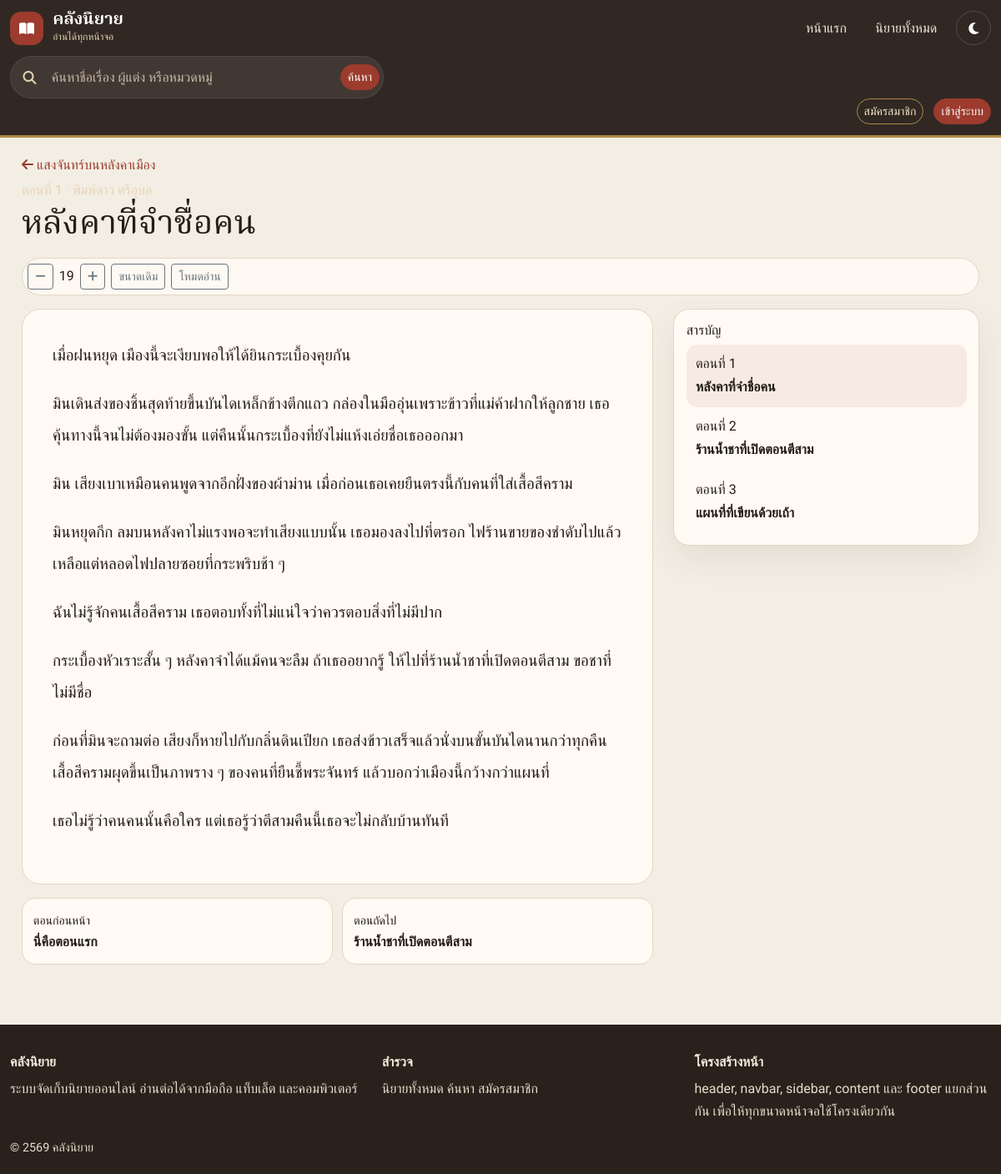
Page /index.php?page=read&slug=moonlight-roof&chapter=1 on the committed database.
### tables this page shows
CREATE TABLE novels (
    id INT UNSIGNED NOT NULL AUTO_INCREMENT,
    title VARCHAR(200) NOT NULL,
    slug VARCHAR(220) NOT NULL,
    author_name VARCHAR(120) NOT NULL,
    category_id INT UNSIGNED NOT NULL,
    synopsis TEXT NOT NULL,
    cover_image VARCHAR(255) DEFAULT NULL,
    status ENUM('ongoing', 'completed', 'hiatus') NOT NULL DEFAULT 'ongoing',
    is_published TINYINT(1) NOT NULL DEFAULT 1,
    view_count INT UNSIGNED NOT NULL DEFAULT 0,
    created_by INT UNSIGNED DEFAULT NULL,
    created_at DATETIME NOT NULL DEFAULT CURRENT_TIMESTAMP,
    updated_at DATETIME NOT NULL DEFAULT CURRENT_TIMESTAMP ON UPDATE CURRENT_TIMESTAMP,
    PRIMARY KEY (id),
    UNIQUE KEY uq_novels_slug (slug),
    KEY idx_novels_category (category_id),
    KEY idx_novels_pub_updated (is_published, updated_at),
    CONSTRAINT fk_novels_category FOREIGN KEY (category_id) REFERENCES categories (id) ON UPDATE CASCADE ON DELETE RESTRICT,
    CONSTRAINT fk_novels_user FOREIGN KEY (created_by) REFERENCES users (id) ON UPDATE CASCADE ON DELETE SET NULL
);

CREATE TABLE chapters (
    id INT UNSIGNED NOT NULL AUTO_INCREMENT,
    novel_id INT UNSIGNED NOT NULL,
    chapter_number INT UNSIGNED NOT NULL,
    title VARCHAR(200) NOT NULL,
    content LONGTEXT NOT NULL,
    is_published TINYINT(1) NOT NULL DEFAULT 1,
    view_count INT UNSIGNED NOT NULL DEFAULT 0,
    created_at DATETIME NOT NULL DEFAULT CURRENT_TIMESTAMP,
    updated_at DATETIME NOT NULL DEFAULT CURRENT_TIMESTAMP ON UPDATE CURRENT_TIMESTAMP,
    PRIMARY KEY (id),
    UNIQUE KEY uq_chapter_number (novel_id, chapter_number),
    CONSTRAINT fk_chapters_novel FOREIGN KEY (novel_id) REFERENCES novels (id) ON UPDATE CASCADE ON DELETE CASCADE
);

### includes/library.php (called while the page is built, shortened)
<?php
function novel_select_sql(): string
{
    return 'SELECT n.id, n.title, n.slug, n.author_name, n.category_id, n.synopsis, n.cover_image,
                   n.status, n.is_published, n.view_count, n.created_by, n.created_at, n.updated_at,
                   c.name AS category_name, c.slug AS category_slug, c.icon AS category_icon,
                   (SELECT COUNT(*) FROM chapters ch WHERE ch.novel_id = n.id AND ch.is_published = 1) AS chapter_count,
                   (SELECT COUNT(*) FROM chapters ch2 WHERE ch2.novel_id = n.id) AS chapter_total
            FROM novels n
            INNER JOIN categories c ON c.id = n.category_id';
}
function novel_filters(array $filters): array
{
    $where = [];
    $params = [];
    if (empty($filters['include_unpublished'])) {
        $where[] = 'n.is_published = 1';
    }
    if (!empty($filters['slug'])) {
        $where[] = 'n.slug = ?';
        $params[] = (string) $filters['slug'];
    }
    $order = match ($filters['sort'] ?? 'new') {
        'popular' => 'n.view_count DESC, n.updated_at DESC',
        'title' => 'n.title ASC',
        'old' => 'n.created_at ASC',
        default => 'n.updated_at DESC',
    };
    return [$where, $params, $order];
}
function query_novels(array $filters, int $limit, int $offset = 0): array
{
    [$where, $params, $order] = novel_filters($filters);
    $limit = max(1, min(60, $limit));
    $offset = max(0, $offset);
    $sql = novel_select_sql()
        . ' WHERE ' . implode(' AND ', $where)
        . ' ORDER BY ' . $order
        . ' LIMIT ' . $limit . ' OFFSET ' . $offset;
    $stmt = db()->prepare($sql);
    $stmt->execute($params);
    return $stmt->fetchAll();
}
function find_novel_by_slug(string $slug, bool $includeUnpublished = false): ?array
{
    $rows = query_novels([
        'slug' => $slug,
        'include_unpublished' => $includeUnpublished,
    ], 1);
    return $rows[0] ?? null;
}
function chapters_of(int $novelId, bool $includeUnpublished = false): array
{
    $sql = 'SELECT id, novel_id, chapter_number, title, is_published, view_count, created_at, updated_at,
                   CHAR_LENGTH(content) AS content_length
            FROM chapters
            WHERE novel_id = ?';
    if (!$includeUnpublished) {
        $sql .= ' AND is_published = 1';
    }
    $sql .= ' ORDER BY chapter_number ASC';
    $stmt = db()->prepare($sql);
    $stmt->execute([$novelId]);
    return $stmt->fetchAll();
}
function find_chapter_by_number(int $novelId, int $number, bool $includeUnpublished = false): ?array
{
    $sql = 'SELECT * FROM chapters WHERE novel_id = ? AND chapter_number = ?';
    if (!$includeUnpublished) {
        $sql .= ' AND is_published = 1';
    }
    $stmt = db()->prepare($sql);
    $stmt->execute([$novelId, $number]);
    $row = $stmt->fetch();
    return $row ?: null;
}
function adjacent_from(array $chapters, int $number): array
{
    $previous = null;
    $next = null;
    foreach ($chapters as $chapter) {
        $chapterNumber = (int) $chapter['chapter_number'];
        if ($chapterNumber < $number) {
            $previous = $chapter;
        } elseif ($chapterNumber > $number) {
            $next = $chapter;
            break;
        }
    }
    return ['prev' => $previous, 'next' => $next];
}
function viewer_is_admin(): bool
{
    return (current_user()['role'] ?? '') === 'admin';
}

### includes/partials/chapter-list.php (the view, shortened to what this page needs)
<ol class="chapter-menu">
    <?php foreach ($chapters as $item): ?>
        <?php $active = (int) $item['chapter_number'] === $currentNumber; ?>
        <li>
            <a class="<?= $active ? 'is-current' : '' ?>" <?= $active ? 'aria-current="page"' : '' ?> href="<?= e(url('read', ['slug' => $novel['slug'], 'chapter' => (int) $item['chapter_number']])) ?>">
                <span>ตอนที่ <?= number_format((int) $item['chapter_number']) ?></span>
                <strong><?= e($item['title']) ?></strong>
            </a>
        </li>
    <?php endforeach; ?>
</ol>

### content/read.php (shortened to what this page needs)
<?php
$slug = trim((string) ($_GET['slug'] ?? ''));
$allowHidden = viewer_is_admin();
$novel = $slug === '' ? null : find_novel_by_slug($slug, $allowHidden);
$chapters = chapters_of((int) $novel['id'], $allowHidden);
$requested = (int) ($_GET['chapter'] ?? 0);
$chapter = find_chapter_by_number((int) $novel['id'], $requested, $allowHidden);
$neighbors = adjacent_from($chapters, (int) $chapter['chapter_number']);
$prevUrl = $neighbors['prev'] ? url('read', ['slug' => $novel['slug'], 'chapter' => (int) $neighbors['prev']['chapter_number']]) : '';
$nextUrl = $neighbors['next'] ? url('read', ['slug' => $novel['slug'], 'chapter' => (int) $neighbors['next']['chapter_number']]) : '';
$currentNumber = (int) $chapter['chapter_number'];
?>
<article class="reader" id="reader" data-prev="<?= e($prevUrl) ?>" data-next="<?= e($nextUrl) ?>">
    <p class="mb-1"><a href="<?= e(url('novel', ['slug' => $novel['slug']])) ?>"><i class="fa-solid fa-arrow-left" aria-hidden="true"></i> <?= e($novel['title']) ?></a></p>
    <p class="eyebrow mb-0">ตอนที่ <?= number_format($currentNumber) ?> · <?= e($novel['author_name']) ?></p>
    <h1><?= e($chapter['title']) ?></h1>
    <div class="reader-toolbar" role="toolbar" aria-label="เครื่องมือการอ่าน">
        <button class="btn btn-outline-secondary btn-sm" type="button" data-font="-1" aria-label="ลดขนาดตัวอักษร"><i class="fa-solid fa-minus"></i></button>
        <span id="fontSizeLabel" aria-live="polite">19</span>
        <button class="btn btn-outline-secondary btn-sm" type="button" data-font="1" aria-label="เพิ่มขนาดตัวอักษร"><i class="fa-solid fa-plus"></i></button>
        <button class="btn btn-outline-secondary btn-sm" type="button" data-font="reset">ขนาดเดิม</button>
        <button class="btn btn-outline-secondary btn-sm" type="button" data-theme-toggle>โหมดอ่าน</button>
    </div>
    <div class="row g-4">
        <div class="col-xl-8">
            <div class="reader-body" id="reader-body">
                <?= render_chapter_html((string) $chapter['content']) ?>
            </div>
            <nav class="reader-turn" aria-label="ตอนก่อนหน้าและตอนถัดไป">
                <?php if ($neighbors['prev']): ?>
                    <a href="<?= e($prevUrl) ?>"><small>ตอนก่อนหน้า</small><br><strong><?= e($neighbors['prev']['title']) ?></strong></a>
                <?php else: ?>
                    <span><small>ตอนก่อนหน้า</small><br><strong>นี่คือตอนแรก</strong></span>
                <?php endif; ?>
                <?php if ($neighbors['next']): ?>
                    <a href="<?= e($nextUrl) ?>"><small>ตอนถัดไป</small><br><strong><?= e($neighbors['next']['title']) ?></strong></a>
                <?php else: ?>
                    <span><small>ตอนถัดไป</small><br><strong>ยังไม่มีตอนใหม่</strong></span>
                <?php endif; ?>
            </nav>
        </div>
        <div class="col-xl-4 d-none d-xl-block">
            <aside class="chapter-panel" aria-label="สารบัญตอน">
                <h2 class="h6">สารบัญ</h2>
                <?php include APP_ROOT . '/includes/partials/chapter-list.php'; ?>
            </aside>
        </div>
    </div>
</article>
        <?php include APP_ROOT . '/includes/partials/chapter-list.php'; ?>

### includes/functions.php (shortened to what this page needs)
<?php
function e(mixed $value): string
{
    return htmlspecialchars($value, ENT_QUOTES | ENT_SUBSTITUTE, 'UTF-8');
}
function url(string $page, array $params = []): string
{
    $query = array_merge(['page' => $page], $params);
    $query = array_filter(
        $query,
        static fn (mixed $value): bool => $value !== null && $value !== ''
    );
    return 'index.php?' . http_build_query($query);
}
function db(): PDO
{
    static $pdo = null;
    if ($pdo instanceof PDO) {
        return $pdo;
    }
    $c = app_config()['db'] ?? [];
    $dsn = sprintf(
        'mysql:host=%s;port=%d;dbname=%s;charset=%s',
        (string) ($c['host'] ?? '127.0.0.1'),
        (int) ($c['port'] ?? 3306),
        (string) ($c['name'] ?? ''),
        (string) ($c['charset'] ?? 'utf8mb4')
    );
    $pdo = new PDO($dsn, (string) ($c['user'] ?? ''), (string) ($c['pass'] ?? ''), [
        PDO::ATTR_ERRMODE => PDO::ERRMODE_EXCEPTION,
        PDO::ATTR_DEFAULT_FETCH_MODE => PDO::FETCH_ASSOC,
        PDO::ATTR_EMULATE_PREPARES => false,
    ]);
    $pdo->exec("SET time_zone = '+07:00'");
    return $pdo;
}
function current_user(): ?array
{
    $userId = $_SESSION['user_id'] ?? null;
    if (!is_int($userId) && !(is_string($userId) && ctype_digit($userId))) {
        return null;
    }
    static $user = null;
    return $user;
}
function render_chapter_html(string $content): string
{
    $content = str_replace(["\r\n", "\r"], "\n", trim($content));
    $blocks = preg_split("/\n{2,}/u", $content) ?: [];
    $html = '';
    foreach ($blocks as $block) {
        $block = trim($block);
        $html .= '<p>' . nl2br(e($block), false) . '</p>';
    }
    return $html;
}

### assets/css/style.css (style rules this page uses)
:root { --paper: #f3eee4; --paper-2: #fffaf3; --ink: #241c17; --ink-soft: #65594e; --line: #e3d5c4; --seal: #9c3b2e; --seal-dark: #7d2d23; --gold: #b08948; --wood: #2a211c; --wood-2: #3b2e26; --sidebar-text: #f6ecdf; --shadow: 0 16px 40px rgba(55, 34, 18, 0.08); --reader-size: 19px; --serif: "Noto Serif Thai", "Times New Roman", serif; --sans: "Sarabun", "Segoe UI", sans-serif; --topbar-offset: 8.25rem; }
* { box-sizing: border-box; }
html { scroll-behavior: smooth; }
body { margin: 0; min-height: 100vh; background: radial-gradient(circle at top left, rgba(176, 137, 72, 0.16), transparent 28rem), var(--paper); color: var(--ink); font-family: var(--sans); line-height: 1.65; }
body.layout-reader { background: var(--paper); }
a { color: var(--seal); text-decoration: none; }
.eyebrow { display: inline-flex; align-items: center; gap: 0.4rem; color: #e6d3b4; margin-bottom: 0.4rem; }
.hero h1, .page-heading h1, .reader h1, .novel-detail h1 { font-family: var(--serif); line-height: 1.35; }
.continue-item, .panel, .auth-card, .filter-bar, .chapter-panel { background: var(--paper-2); border: 1px solid var(--line); border-radius: 1.2rem; box-shadow: var(--shadow); }
.chapter-index a, .chapter-menu a { display: flex; justify-content: space-between; gap: 1rem; padding: 0.8rem 0; border-bottom: 1px solid var(--line); color: var(--ink); }
.chapter-menu { list-style: none; margin: 0; padding: 0; }
.chapter-menu a { flex-direction: column; gap: 0.1rem; border-radius: 0.8rem; padding: 0.65rem 0.7rem; border-bottom: 0; }
.chapter-menu a.is-current, .chapter-index a:hover, .chapter-menu a:hover { background: rgba(156, 59, 46, 0.08); }
.reader { max-width: 1180px; margin: 0 auto; padding: 0 1rem 2rem; }
.reader-toolbar { position: sticky; top: 6.6rem; z-index: 20; display: flex; flex-wrap: wrap; gap: 0.45rem; align-items: center; background: color-mix(in srgb, var(--paper-2) 92%, transparent); border: 1px solid var(--line); border-radius: 999px; padding: 0.4rem; margin: 0.8rem 0 1rem; }
.reader-body { background: var(--paper-2); border: 1px solid var(--line); border-radius: 1.4rem; padding: clamp(1.1rem, 3vw, 2.4rem); font-size: var(--reader-size); line-height: 2; }
.reader-body p { margin: 0 0 1.05em; }
.reader-body p:first-child { text-indent: 0; }
.reader-turn { display: flex; justify-content: space-between; gap: 0.7rem; margin-top: 1rem; }
.reader-turn a, .reader-turn span { flex: 1; border: 1px solid var(--line); background: var(--paper-2); border-radius: 1rem; padding: 0.8rem; color: var(--ink); }
.chapter-panel { padding: 0.9rem; position: sticky; top: 5rem; }
@media (min-width: 992px) { :root { --topbar-offset: 7.4rem; } }

### rows in the picture
novels: title "แสงจันทร์บนหลังคาเมือง", author_name "พิมพ์ดาว ศรีอุบล"
chapters: chapter_number "1", title "หลังคาที่จำชื่อคน", content "เมื่อฝนหยุด เมืองนี้จะเงียบพอให้ได้ยินกระเบื้องคุยกัน", content "มินเดินส่งของชิ้นสุดท้ายขึ้นบันไดเหล็กข้างตึกแถว กล่องในมืออุ่นเพราะข้าวที่แม่ค้าฝากให้ลูกชาย เธอคุ้นทางนี้จนไม่ต้องมองขั้น แต่คืนนั้นกระเบื้องที่ยังไม่แห้งเอ่ยชื่อเธอออกมา", content "มิน เสียงเบาเหมือนคนพูดจากอีกฝั่งของผ้าม่าน เมื่อก่อนเธอเคยยืนตรงนี้กับคนที่ใส่เสื้อสีคราม", content "มินหยุดกึก ลมบนหลังคาไม่แรงพอจะทำเสียงแบบนั้น เธอมองลงไปที่ตรอก ไฟร้านขายของชำดับไปแล้ว เหลือแต่หลอดไฟปลายซอยที่กระพริบช้า ๆ", content "ฉันไม่รู้จักคนเสื้อสีคราม เธอตอบทั้งที่ไม่แน่ใจว่าควรตอบสิ่งที่ไม่มีปาก", content "กระเบื้องหัวเราะสั้น ๆ หลังคาจำได้แม้คนจะลืม ถ้าเธออยากรู้ ให้ไปที่ร้านน้ำชาที่เปิดตอนตีสาม ขอชาที่ไม่มีชื่อ", content "ก่อนที่มินจะถามต่อ เสียงก็หายไปกับกลิ่นดินเปียก เธอส่งข้าวเสร็จแล้วนั่งบนขั้นบันไดนานกว่าทุกคืน เสื้อสีครามผุดขึ้นเป็นภาพราง ๆ ของคนที่ยืนชี้พระจันทร์ แล้วบอกว่าเมืองนี้กว้างกว่าแผนที่", content "เธอไม่รู้ว่าคนคนนั้นคือใคร แต่เธอรู้ว่าตีสามคืนนี้เธอจะไม่กลับบ้านทันที"
chapters: chapter_number "2", title "ร้านน้ำชาที่เปิดตอนตีสาม"
chapters: chapter_number "3", title "แผนที่ที่เขียนด้วยเถ้า"

### other values in the picture
$appName "คลังนิยาย"
$neighbors['next']['title'] "ร้านน้ำชาที่เปิดตอนตีสาม"
